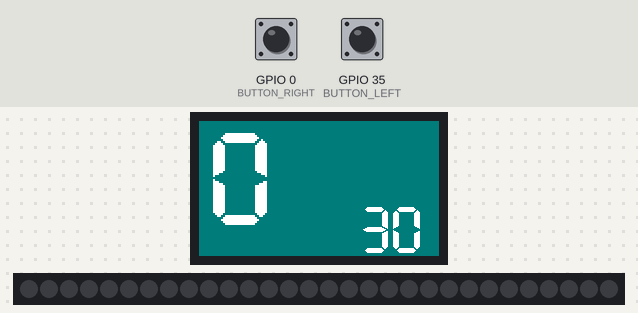
The program below on a simulated ESP32. Parts: 240×135 colour display, 30 RGB LEDs in strip order, left to right. The inputs (shaded band) are chosen by the test bench; at power-on: GPIO 0 (BUTTON_RIGHT) HIGH, GPIO 35 (BUTTON_LEFT) HIGH. Dim RGB values are drawn brighter than linear.

Above: at 1.3 s.
1.4 s: GPIO 0 (BUTTON_RIGHT) pulled LOW for 0.15 s
At 2.4 s:
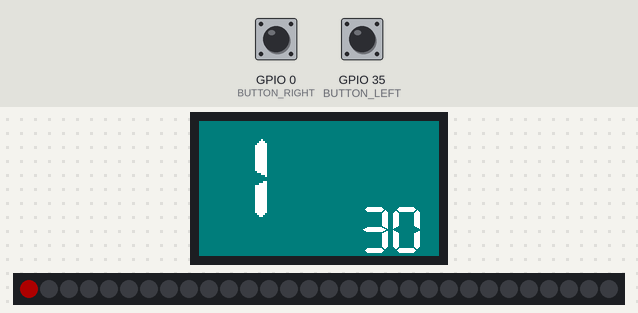
3.0 s: GPIO 35 (BUTTON_LEFT) pulled LOW for 0.15 s
At 3.5 s:
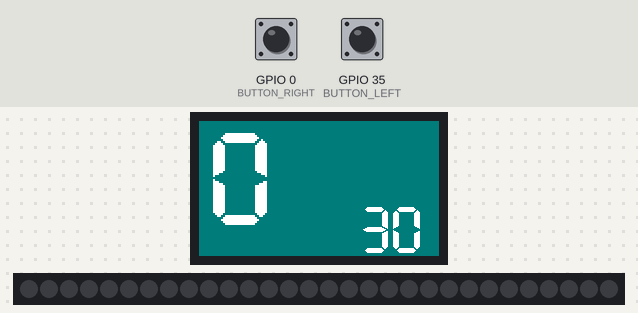
4.6 s: GPIO 35 (BUTTON_LEFT) pulled LOW for 1 s
At 5.4 s:
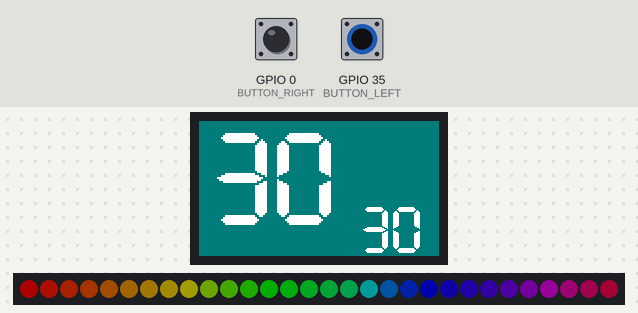
7.1 s: GPIO 35 (BUTTON_LEFT) pulled LOW for 0.15 s
At 7.9 s:
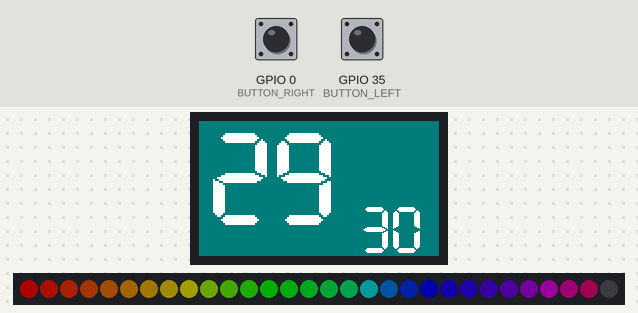
8.7 s: GPIO 0 (BUTTON_RIGHT) pulled LOW for 1 s
At 9.1 s:
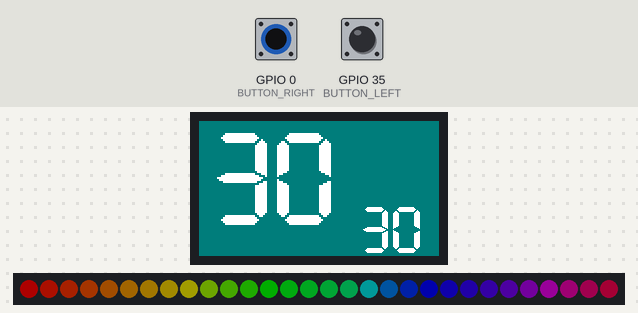
11.2 s: GPIO 0 (BUTTON_RIGHT) pulled LOW for 3.2 s
At 11.25 s:
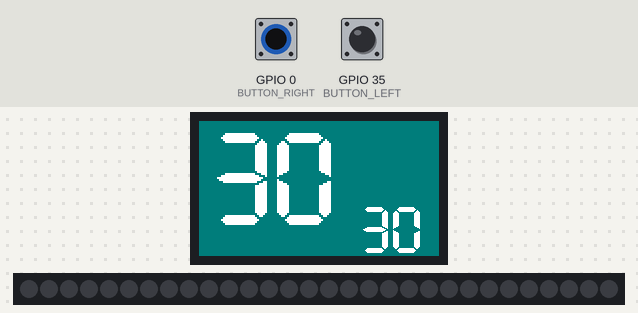
Timing chart, 0 to 14.2 s (numbered marks = the images above; inputs shaded):
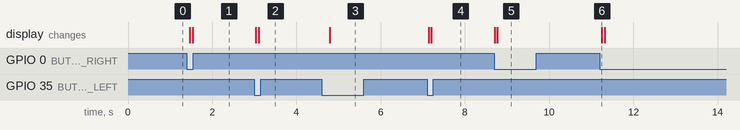

The program:

main.cpp
```cpp
#include <Arduino.h>
#include <FastLED.h>
#include <TFT_eSPI.h>

#define NUM_LEDS 30
#define DATA_PIN 12
#define BUTTON_LEFT 35
#define BUTTON_RIGHT 0

CRGB leds[NUM_LEDS];

TFT_eSPI tft = TFT_eSPI();
TFT_eSprite spr = TFT_eSprite(&tft);

void setup()
{
  pinMode(BUTTON_LEFT, INPUT_PULLUP);
  pinMode(BUTTON_RIGHT, INPUT_PULLUP);

  tft.init();
  tft.setRotation(3);
  tft.fillScreen(TFT_DARKCYAN);
  tft.setTextColor(TFT_WHITE, TFT_DARKCYAN);
  tft.setTextSize(1);
  tft.setTextFont(4);
  tft.setCursor(0, 0);
  tft.println("Loaded!");
  tft.println(__TIME__);

  spr.setTextFont(7);
  spr.createSprite(240, 135);
  spr.setTextColor(TFT_WHITE, TFT_DARKCYAN);

  FastLED.addLeds<WS2812B, DATA_PIN, GRB>(leds, NUM_LEDS);
  FastLED.setBrightness(50);
  FastLED.setMaxPowerInVoltsAndMilliamps(5, 128);
  FastLED.clear();
  FastLED.show();
}

int ledCount = 0;
int lastBtnRightState = HIGH;
int lastBtnLeftState = HIGH;

void loop()
{
  spr.fillRect(0, 0, 240, 135, TFT_DARKCYAN);
  spr.setTextSize(2);
  spr.setCursor(10, 10);
  spr.print(ledCount);

  spr.setTextSize(.5);
  spr.setCursor(160, 85);
  spr.print(NUM_LEDS);

  spr.pushSprite(0, 0);

  int btnLeftState = digitalRead(BUTTON_LEFT);
  int btnRightState = digitalRead(BUTTON_RIGHT);

  if (btnLeftState != lastBtnLeftState)
  {
    lastBtnLeftState = btnLeftState;
    if (btnLeftState == LOW)
    {
      ledCount--;
      if (ledCount < 0)
        ledCount = NUM_LEDS;
    }
  }

  if (btnRightState != lastBtnRightState)
  {
    lastBtnRightState = btnRightState;
    if (btnRightState == LOW)
    {
      ledCount++;
      if (ledCount > NUM_LEDS)
        ledCount = 0;
    }
  }

  EVERY_N_MILLISECONDS(100)
  {
    FastLED.clear();
    if (ledCount > 0)
      fill_rainbow(leds, ledCount, 0, 255 / NUM_LEDS);
    FastLED.show();
  }
}
```

Measured:
- after the input at 4.6 s, the display: first changes after 0.19 s (image 3 shows a later state)
